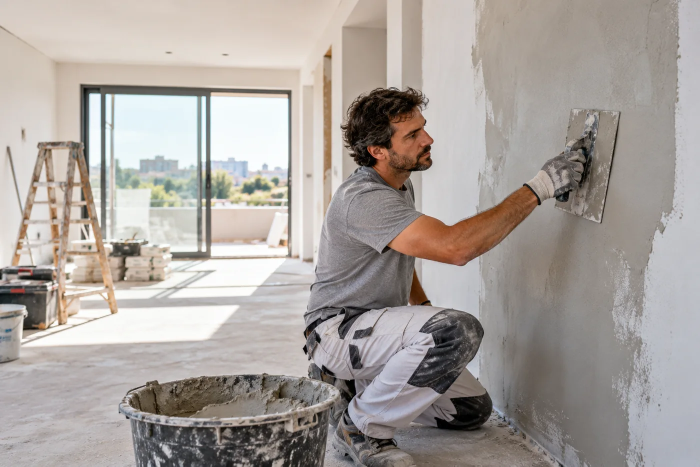
#> input picture dist/assets/albanileria-1400.webp, 1400 x 933 px (shown at 1/2 size)
$ python -i og.py   (imports and definitions only)
#> lines starting #> are read from the running program, lines starting #| are printed output that depends on the picture; after the words box and inside, x2 and y2 are one past the last pixel; in counts of white or black regions, pixels touching at a corner belong together
"""Imágenes para compartir enlaces (Open Graph, 1200×630) e iconos de la web.

Composición centrada: WhatsApp muchas veces enseña solo un recorte cuadrado del
centro (630×630), así que logo, titular y botón viven en esa zona segura.
"""
from pathlib import Path
from PIL import Image, ImageDraw, ImageFont, ImageFilter
ROOT=Path(__file__).resolve().parent
F=ROOT/'fonts'
W,H=1200,630
SAFE=560  # ancho útil dentro del recorte cuadrado central
RED=(227,34,42);RED2=(255,65,72);INK=(11,11,14);TXT=(244,241,236);WA=(37,211,102)

def font(name,size):return ImageFont.truetype(str(F/name),size)
def cover(img,w,h):
#> called with w = 1200, h = 630
 r=max(w/img.width,h/img.height);img=img.resize((round(img.width*r),round(img.height*r)),Image.LANCZOS)
#> after `r = max(w / img.width, h / img.height)`: r = 0.857
#> after `img = img.resize((round(img.width * r), round(img.height * r)), Image.`:
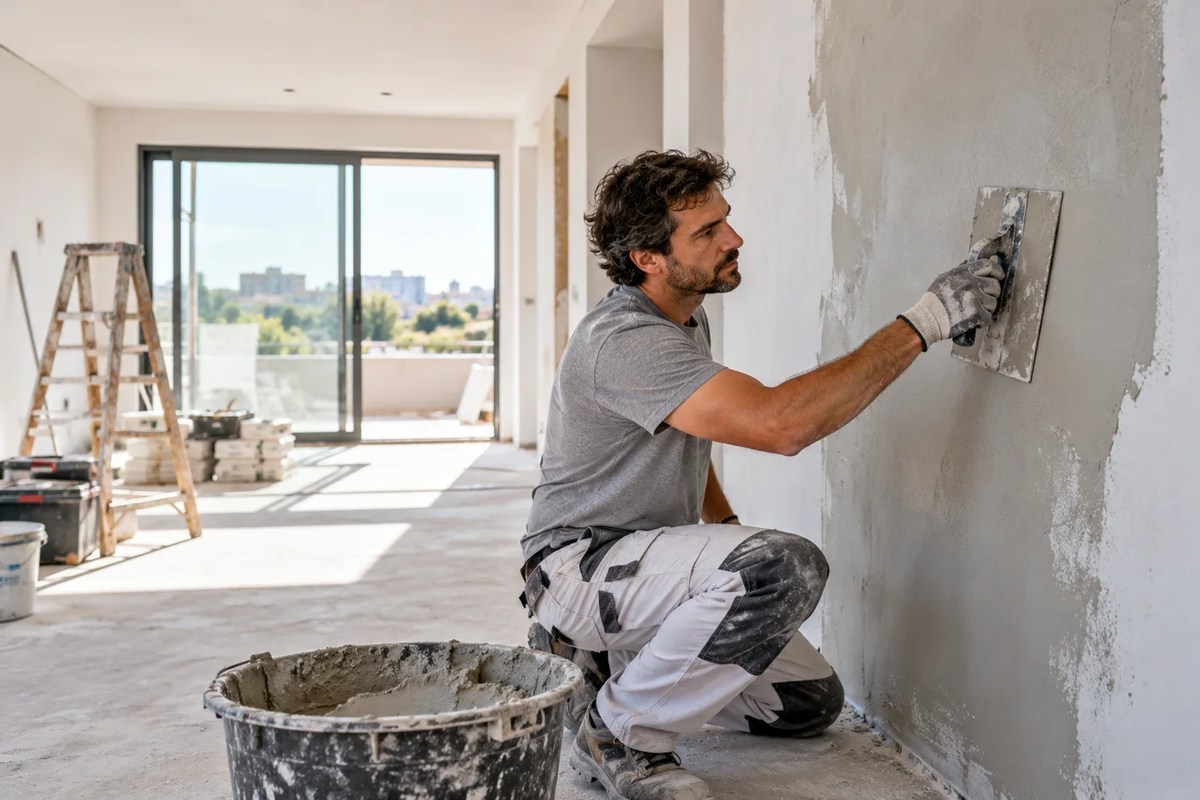
#> img: PIL image 1200x800 RGB; mean R, G, B 169.4, 162.6, 157.9
 x=(img.width-w)//2;y=(img.height-h)//2;return img.crop((x,y,x+w,y+h))
#> after `x = (img.width - w) // 2`: x = 0
#> after `y = (img.height - h) // 2`: y = 85
#> after `return img.crop((x, y, x + w, y + h))`:
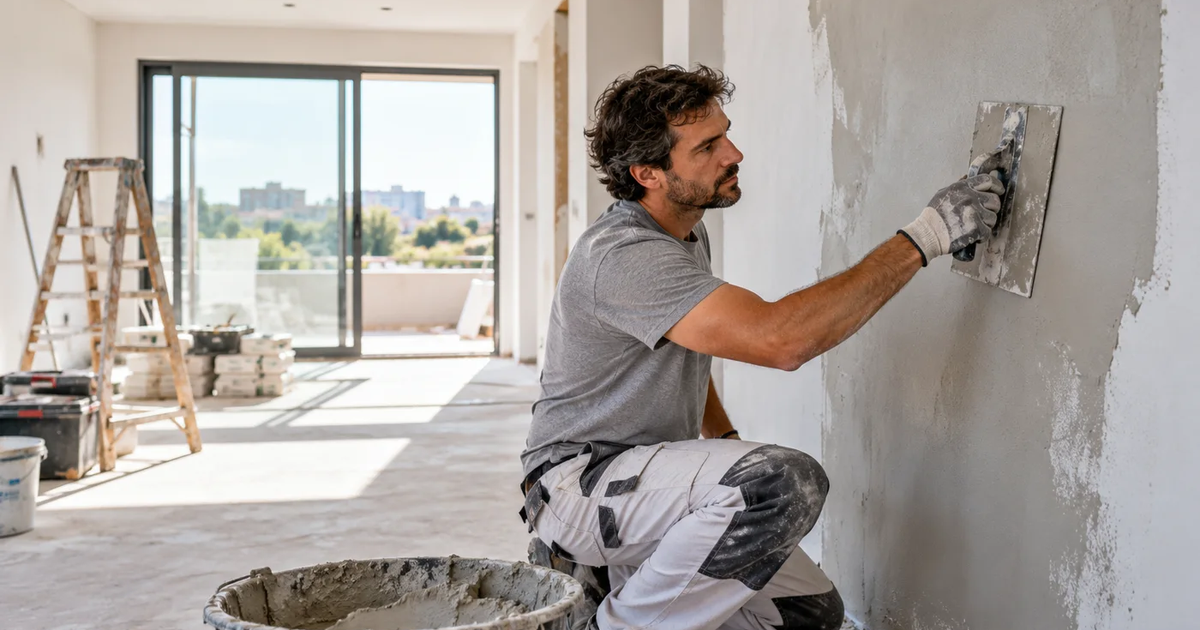
#> returned value: PIL image 1200x630 RGB; mean R, G, B 171.5, 165, 160.2
# [6 lines left out: function fit, not called in this run]
def centered(d,y,text,f,fill):
 w=d.textlength(text,font=f);d.text(((W-w)/2,y),text,font=f,fill=fill);return w

def backdrop(photo):
 # Foto oscurecida, con un halo más oscuro en el centro para que el texto respire
 img=cover(Image.open(photo).convert('RGB'),W,H)
 img=Image.blend(img,Image.new('RGB',(W,H),(6,6,9)),.5)
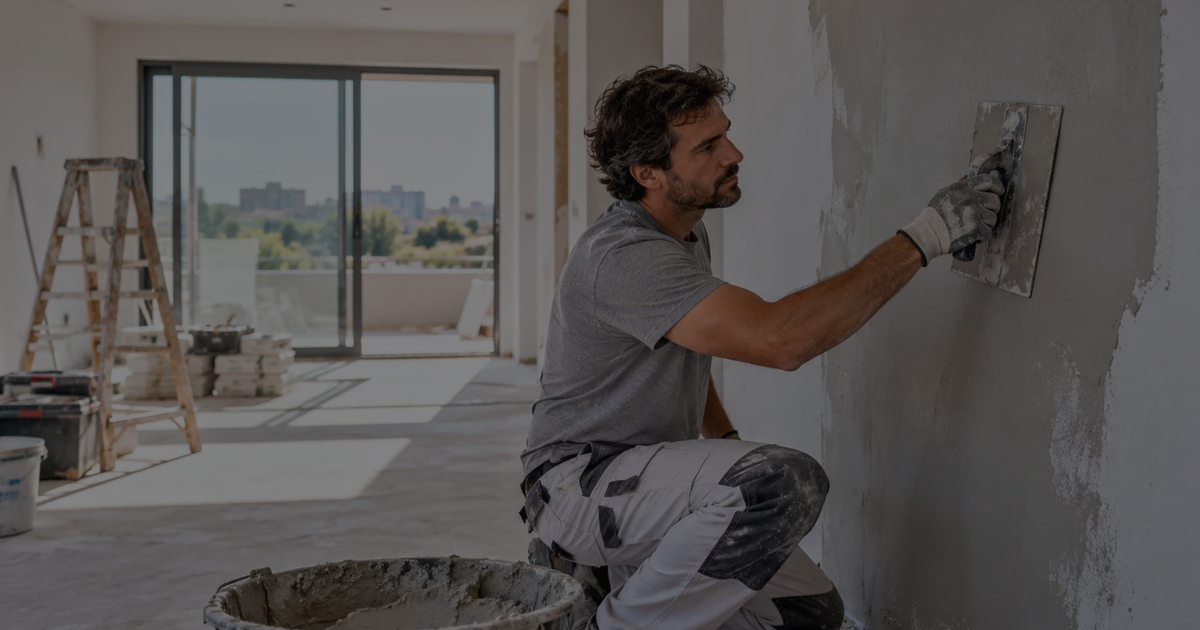
#> img: PIL image 1200x630 RGB; mean R, G, B 88.5, 85.2, 84.4
 halo=Image.new('L',(W,H),0);ImageDraw.Draw(halo).ellipse((W/2-430,-40,W/2+430,H+40),fill=190)
#> after `halo = Image.new('L', (W, H), 0)`: halo: PIL image 1200x630 L; every value is 0
#> after `ImageDraw.Draw(halo).ellipse((W / 2 - 430, -40, W / 2 + 430, H + 40), `:
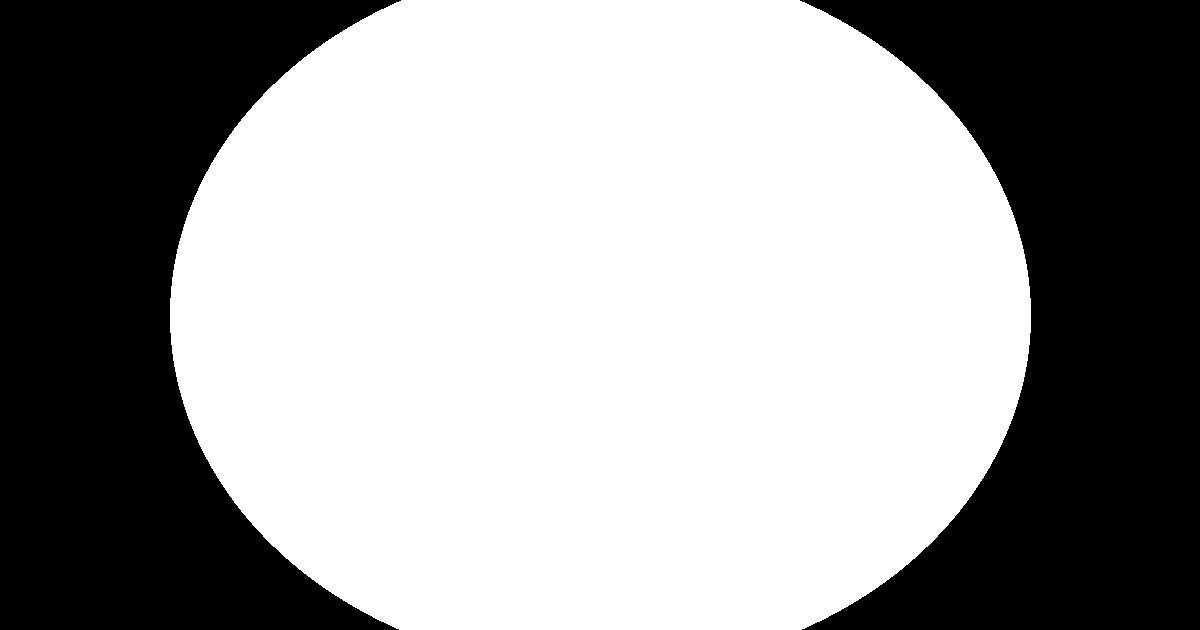
#> halo: PIL image 1200x630 L; values 0 (black) and 190 (white), 60.7% white; 2 black regions, box (x1, y1, x2, y2) and area: (0, 0, 401, 630) 148863, (800, 0, 1200, 630) 148233
 img=Image.composite(Image.new('RGB',(W,H),(6,6,9)),img,halo.filter(ImageFilter.GaussianBlur(90)))
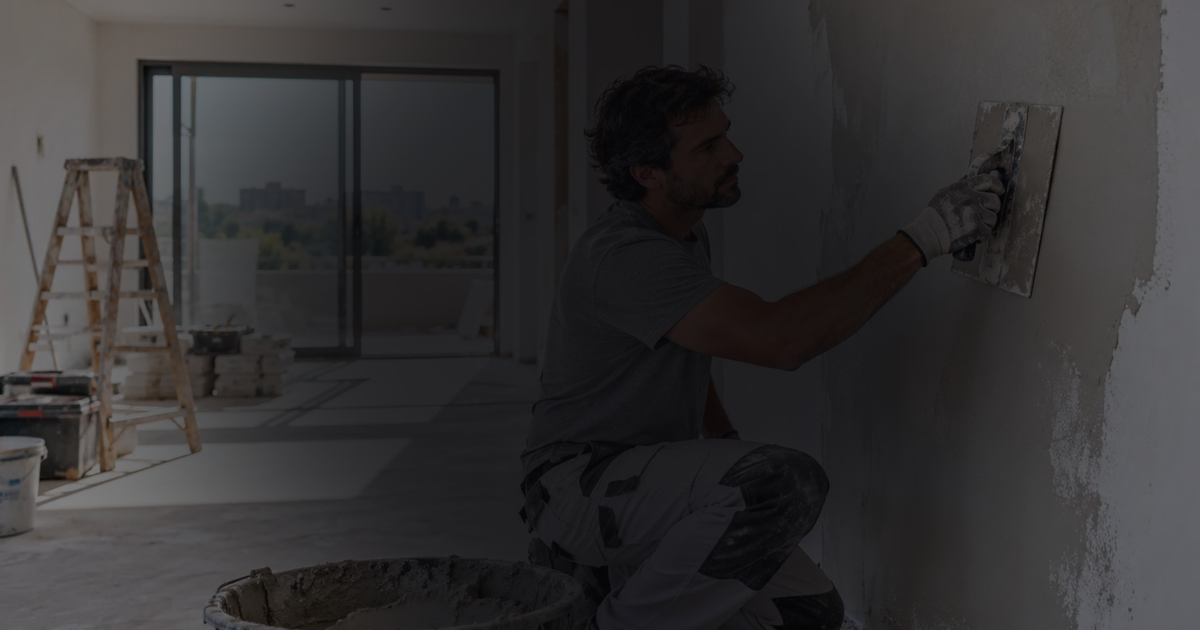
#> img: PIL image 1200x630 RGB; mean R, G, B 52.3, 50.7, 51.6
 # Trama de puntos roja muy sutil en las esquinas, como en la web
 dots=Image.new('RGBA',(W,H),(0,0,0,0));dd=ImageDraw.Draw(dots)
#> after `dots = Image.new('RGBA', (W, H), (0, 0, 0, 0))`: dots: PIL image 1200x630 RGBA; every value is 0
 for y in range(0,H,12):
  for x in range(0,W,12):
   k=max(0,1-min(((x-0)**2+(y-H)**2)**.5,((x-W)**2+(y-0)**2)**.5)/420)
   if k>0:dd.ellipse((x-1.4,y-1.4,x+1.4,y+1.4),fill=(227,34,42,int(150*k)))
 img=img.convert('RGBA');img.alpha_composite(dots);return img.convert('RGB')
#> after `img.alpha_composite(dots)`:
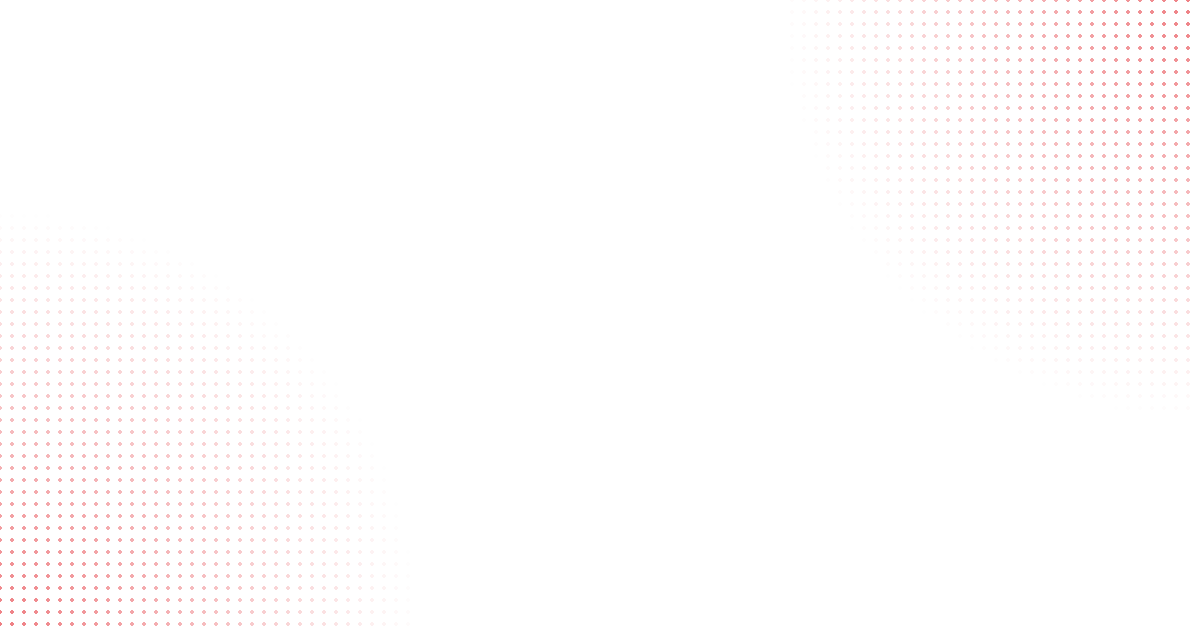
#> dots: PIL image 1200x630 RGBA; mean R, G, B, A 6.9, 1, 1.3, 1.5; transparent parts drawn white

# [44 lines left out: functions card, icons, not called in this run]

>>> result = backdrop('dist/assets/albanileria-1400.webp')

$ run again, on dist/assets/albanileria-detail-1400.webp
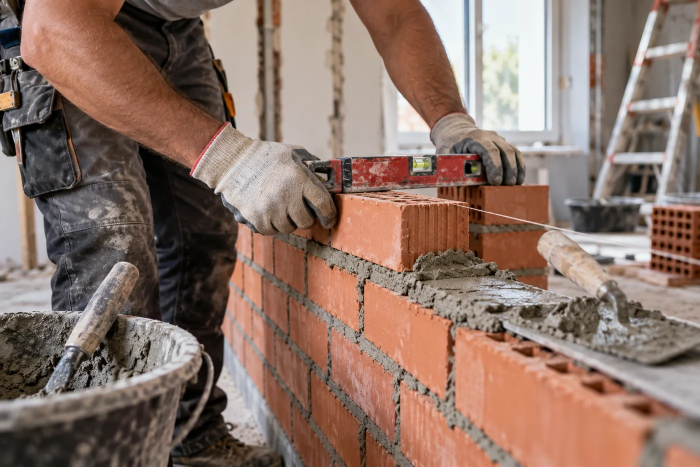
#> input picture dist/assets/albanileria-detail-1400.webp, 1400 x 933 px (shown at 1/2 size)
#> r = 0.857
#> in cover, `return img.crop((x, y, x + w, y + h))`:
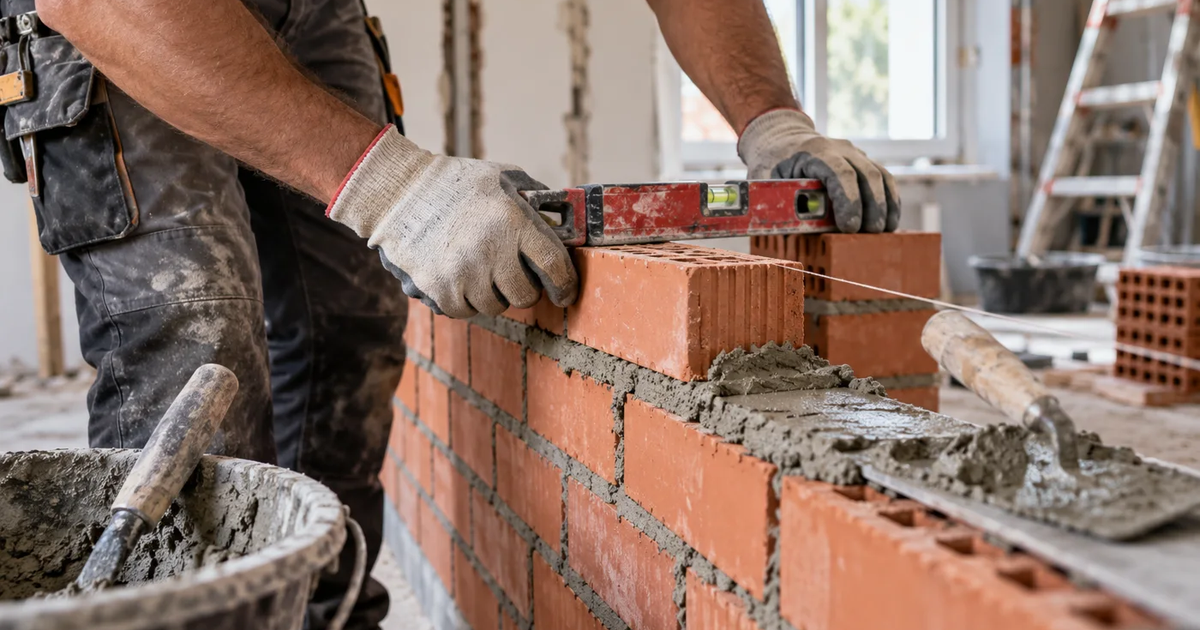
#> returned value: PIL image 1200x630 RGB; mean R, G, B 140.6, 116.5, 105.5
#> halo: PIL image 1200x630 L; every value is 0
#> halo: PIL image 1200x630 L; values 0 (black) and 190 (white), 60.7% white; 2 black regions, box (x1, y1, x2, y2) and area: (0, 0, 401, 630) 148863, (800, 0, 1200, 630) 148233
#> in backdrop, `img=Image.composite(Image.new('RGB',(W,H),(6,6,9)),img,halo.filter(Ima..`:
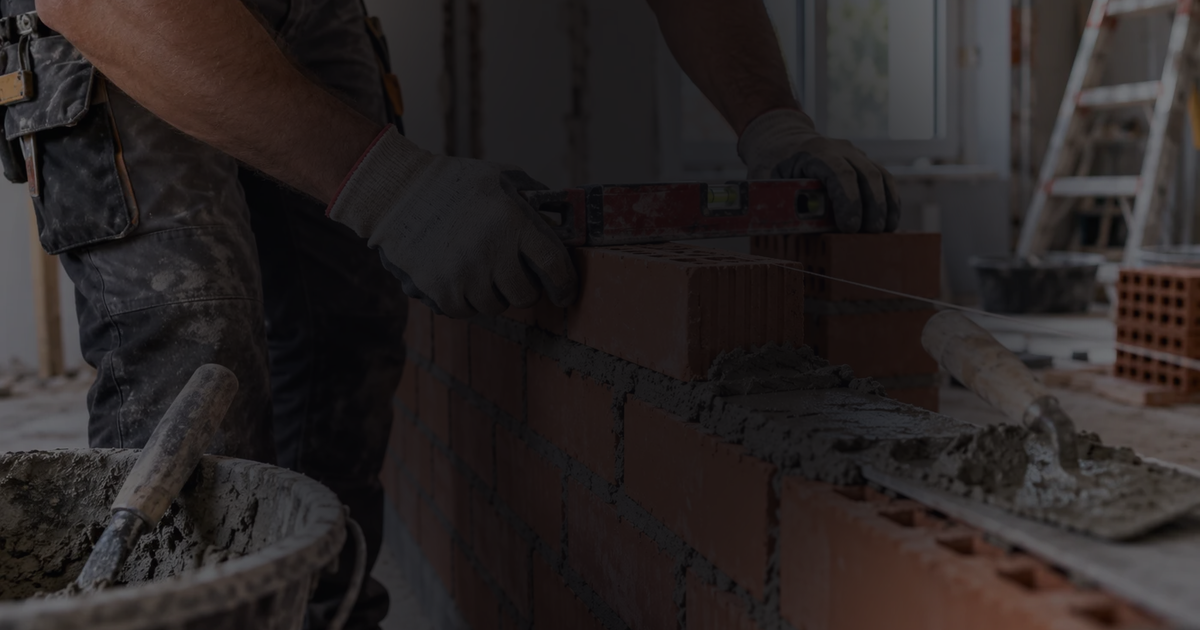
#> img: PIL image 1200x630 RGB; mean R, G, B 42.1, 36.5, 36.1
